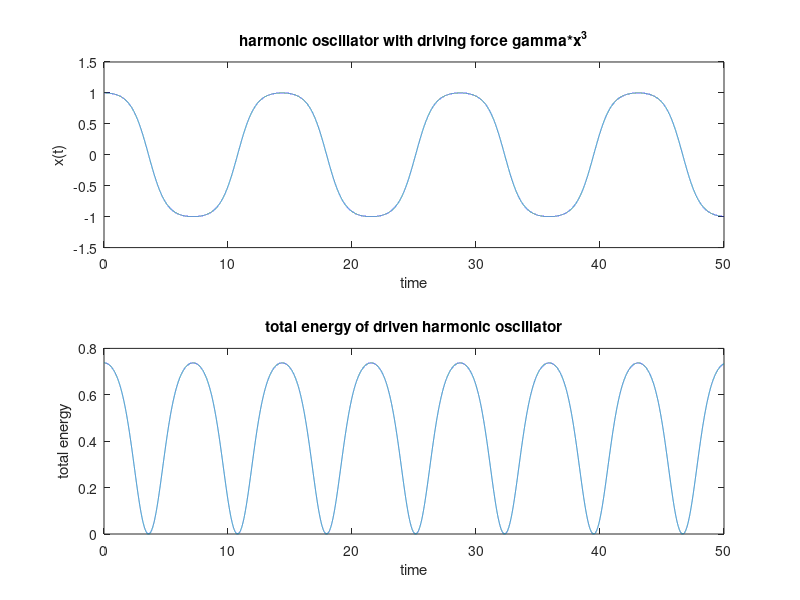

Here is the MATLAB script that generated this plot:
%% Verlet algorithm (anharmonic driven oscillator)
clf; 

k = 1; m=1; gamma=.95; %set conditions on k and m
dt = .001; h = dt; %set size of time step
x = [];  a = []; 
x(1) = 1; x(2) = 1; a(1) = (-k/m)*x(1)- (gamma/m)*x(1)^3; %initial values
N = 1:10^5/2; %number of time steps

for i = 2:length(N)-1; %iterate through verlet algorithm to build x(t)
    a(i) = (-k/m)*x(i) + (gamma/m)*x(i)^3; %added forcing term
    x(i+1) = 2*x(i) - x(i-1) + (h^2)*a(i);
end
E = 0.5*k*x.^2 + (gamma/4)*x.^4; %total energy 
subplot(2,1,1); plot(N*dt,x); xlabel('time'); ylabel('x(t)');
title('harmonic oscillator with driving force gamma*x^3');
subplot(2,1,2); plot(N*dt,E); xlabel('time'); ylabel('total energy');
title('total energy of driven harmonic oscillator');